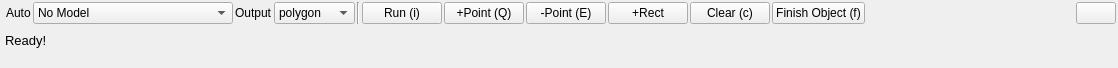
<?xml version="1.0" encoding="UTF-8"?>
<ui version="4.0">
 <class>auto_labeling_form</class>
 <widget class="QWidget" name="auto_labeling_form">
  <property name="geometry">
   <rect>
    <x>0</x>
    <y>0</y>
    <width>1118</width>
    <height>68</height>
   </rect>
  </property>
  <property name="sizePolicy">
   <sizepolicy hsizetype="Minimum" vsizetype="Minimum">
    <horstretch>0</horstretch>
    <verstretch>0</verstretch>
   </sizepolicy>
  </property>
  <property name="windowTitle">
   <string>Form</string>
  </property>
  <property name="styleSheet">
   <string notr="true"/>
  </property>
  <layout class="QVBoxLayout" name="verticalLayout">
   <property name="spacing">
    <number>0</number>
   </property>
   <property name="leftMargin">
    <number>2</number>
   </property>
   <property name="topMargin">
    <number>2</number>
   </property>
   <property name="rightMargin">
    <number>2</number>
   </property>
   <property name="bottomMargin">
    <number>2</number>
   </property>
   <item>
    <layout class="QHBoxLayout" name="model_selection">
     <property name="spacing">
      <number>2</number>
     </property>
     <property name="leftMargin">
      <number>4</number>
     </property>
     <property name="topMargin">
      <number>0</number>
     </property>
     <item>
      <widget class="QLabel" name="model_label">
       <property name="text">
        <string>Auto</string>
       </property>
      </widget>
     </item>
     <item>
      <widget class="QComboBox" name="model_select_combobox">
       <property name="enabled">
        <bool>true</bool>
       </property>
       <property name="minimumSize">
        <size>
         <width>200</width>
         <height>0</height>
        </size>
       </property>
       <item>
        <property name="text">
         <string>No Model</string>
        </property>
       </item>
      </widget>
     </item>
     <item>
      <widget class="QLabel" name="output_label">
       <property name="text">
        <string>Output</string>
       </property>
      </widget>
     </item>
     <item>
      <widget class="QComboBox" name="output_select_combobox">
       <item>
        <property name="text">
         <string>polygon</string>
        </property>
       </item>
       <item>
        <property name="text">
         <string>rectangle</string>
        </property>
       </item>
      </widget>
     </item>
     <item>
      <widget class="Line" name="line">
       <property name="orientation">
        <enum>Qt::Vertical</enum>
       </property>
      </widget>
     </item>
     <item>
      <widget class="QPushButton" name="button_run">
       <property name="text">
        <string>Run (i)</string>
       </property>
      </widget>
     </item>
     <item>
      <widget class="QPushButton" name="button_add_point">
       <property name="text">
        <string>+Point (Q)</string>
       </property>
      </widget>
     </item>
     <item>
      <widget class="QPushButton" name="button_remove_point">
       <property name="text">
        <string>-Point (E)</string>
       </property>
      </widget>
     </item>
     <item>
      <widget class="QPushButton" name="button_add_rect">
       <property name="text">
        <string>+Rect</string>
       </property>
      </widget>
     </item>
     <item>
      <widget class="QPushButton" name="button_clear">
       <property name="text">
        <string>Clear (c)</string>
       </property>
      </widget>
     </item>
     <item>
      <widget class="QPushButton" name="button_finish_object">
       <property name="text">
        <string>Finish Object (f)</string>
       </property>
      </widget>
     </item>
     <item>
      <spacer name="horizontalSpacer">
       <property name="orientation">
        <enum>Qt::Horizontal</enum>
       </property>
       <property name="sizeHint" stdset="0">
        <size>
         <width>0</width>
         <height>0</height>
        </size>
       </property>
      </spacer>
     </item>
     <item>
      <widget class="QPushButton" name="button_close">
       <property name="sizePolicy">
        <sizepolicy hsizetype="Minimum" vsizetype="Fixed">
         <horstretch>0</horstretch>
         <verstretch>0</verstretch>
        </sizepolicy>
       </property>
       <property name="text">
        <string/>
       </property>
       <property name="icon">
        <iconset resource="../../../../resources/resources.qrc">
         <normaloff>:/images/images/cancel.png</normaloff>:/images/images/cancel.png</iconset>
       </property>
       <property name="iconSize">
        <size>
         <width>12</width>
         <height>12</height>
        </size>
       </property>
      </widget>
     </item>
    </layout>
   </item>
   <item>
    <widget class="QLabel" name="model_status_label">
     <property name="sizePolicy">
      <sizepolicy hsizetype="Expanding" vsizetype="Minimum">
       <horstretch>0</horstretch>
       <verstretch>0</verstretch>
      </sizepolicy>
     </property>
     <property name="font">
      <font>
       <pointsize>10</pointsize>
      </font>
     </property>
     <property name="styleSheet">
      <string notr="true">margin-top: 0;
margin-bottom: 10px;</string>
     </property>
     <property name="text">
      <string>Ready!</string>
     </property>
    </widget>
   </item>
  </layout>
 </widget>
 <resources>
  <include location="../../../../resources/resources.qrc"/>
 </resources>
 <connections/>
</ui>
